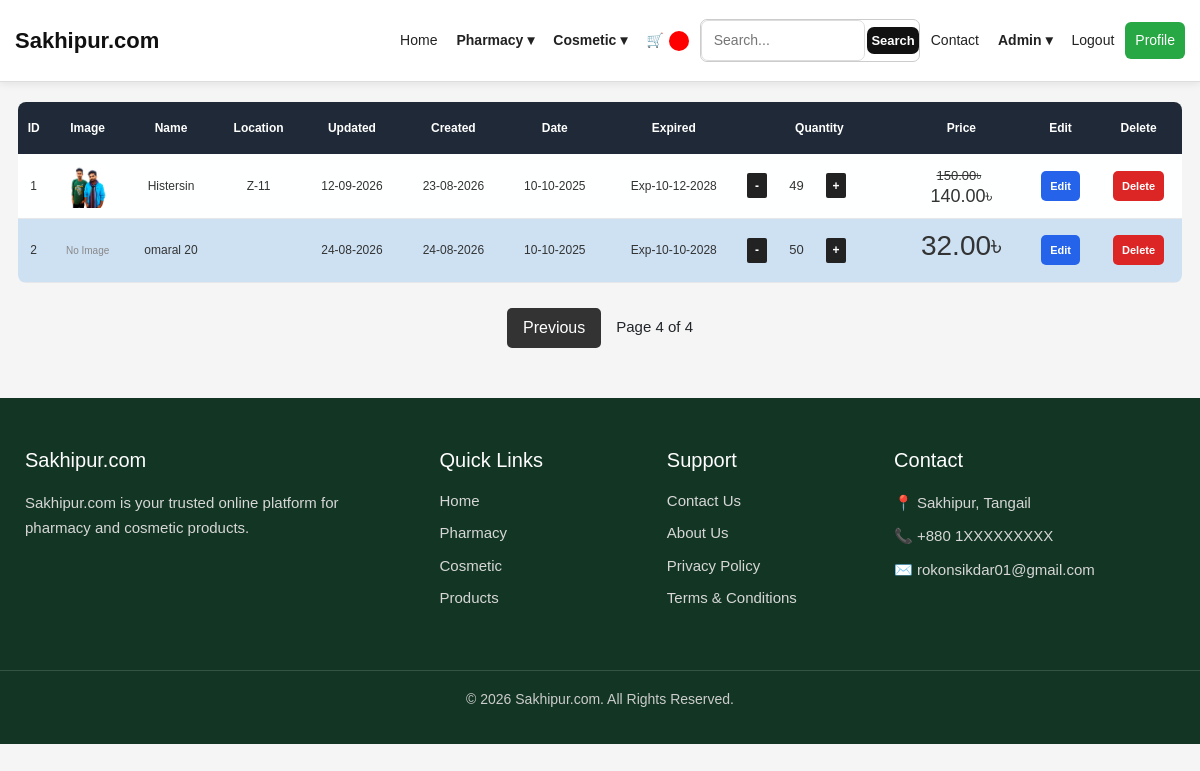
/listproduct/?page=4 (signed in), run on an earlier commit of the app's database.
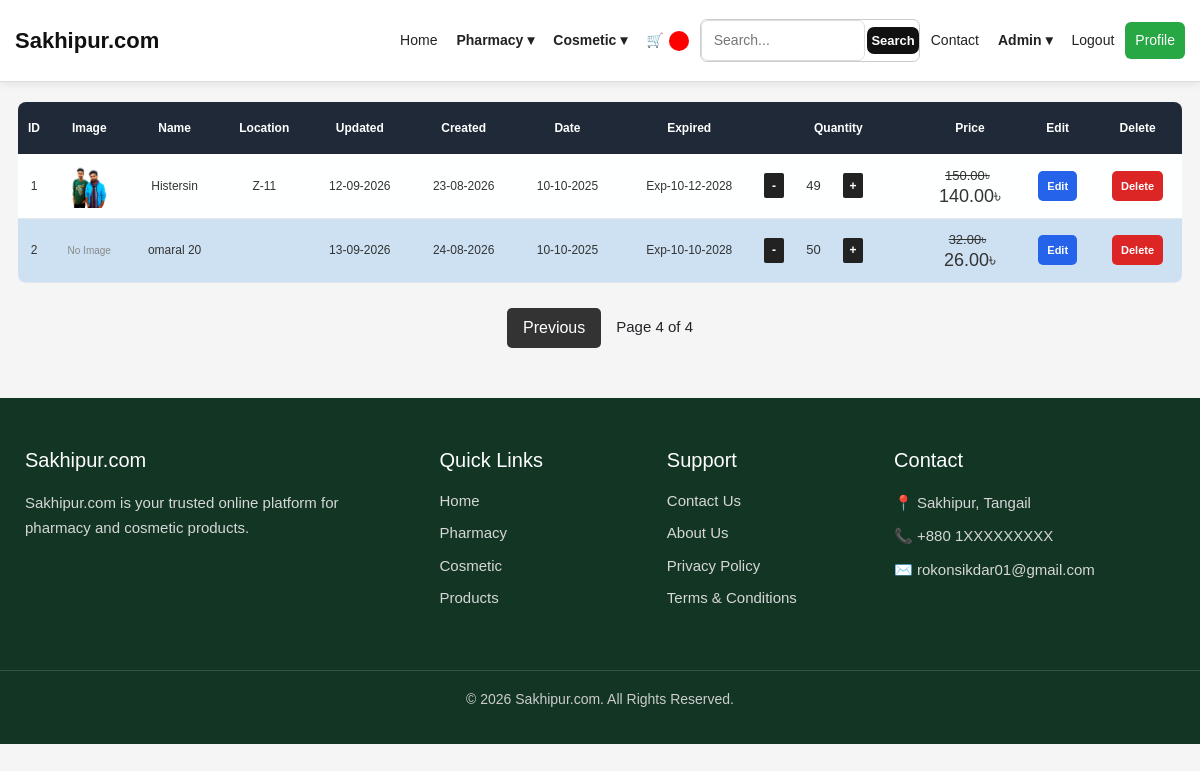
And on a later commit of the database.
### myapp/models.py (models this page shows, shortened)
class Product(models.Model):
    name = models.CharField(max_length=200)
    location = models.CharField(max_length=25, null=True, blank=True)
    date = models.DateField(null=True, blank=True)
    expired = models.DateField(null=True, blank=True)
    quantity = models.PositiveIntegerField(default=0)
    price = models.DecimalField(max_digits=10, decimal_places=2)
    discount = models.DecimalField(max_digits=10, decimal_places=2, null=True, blank=True, default=0)
    image = models.ImageField(upload_to="products/", blank=True, null=True)
    created_at = models.DateTimeField(auto_now_add=True)
    updated_at = models.DateTimeField(auto_now=True)
    @property
    def final_price(self):
        return self.price - self.discount

### myapp/views.py (the view, shortened to what this page needs)
# urls.py: path('listproduct/', views.listproduct, name='listproduct'),
@login_required(login_url='login')
def listproduct(request):
    search = request.GET.get('search', '').strip()
    data = Product.objects.all()
    paginator = Paginator(data, 7)
    page_number = request.GET.get('page')
    page = paginator.get_page(page_number)
    return render(request, 'listproduct.html', {'data': page, 'page': page, 'search': search})

### templates/listproduct.html (shortened to what this page needs)
{% extends "index.html" %}
{% block content %}
<div class="table-wrapper">
    <table class="product-table">
        <thead>
            <tr>
                <th class="hide-mobile">ID</th>
                <th class="hide-mobile">Image</th>
                <th>Name</th>
                <th class="hide-mobile">Location</th>
                <th class="hide-mobile">Updated</th>
                <th class="hide-mobile">Created</th>
                <th class="hide-mobile">Date</th>
                <th class="hide-mobile">Expired</th>
                <th>Quantity</th>
                <th>Price</th>
                <th>Edit</th>
                <th>Delete</th>
            </tr>
        </thead>
        <tbody>
            {% for i in page %}
            <tr>
                <td class="hide-mobile">{{ forloop.counter }}</td>
                <td class="hide-mobile">
                    {% if i.image %}
                        <img src="{{ i.image.url }}" class="product-img" alt="{{ i.name }}" height="50" width="50">
                    {% else %}
                        <span class="no-image">No Image</span>
                    {% endif %}
                </td>
                <td>{{ i.name }}</td>
                <td class="hide-mobile">{{ i.location }}</td>
                <td class="hide-mobile">{{ i.updated_at|date:"d-m-Y" }}</td>
                <td class="hide-mobile">{{ i.created_at|date:"d-m-Y" }}</td>
                <td class="hide-mobile">{{ i.date|date:"d-m-Y" }}</td>
                <td class="hide-mobile">Exp-{{ i.expired|date:"d-m-Y" }}</td>
                <td class=>
                    <div class="quantity-box">
                      <a href="{% url 'quantity_minus' i.id %}">-</a>
                      <span>{{ i.quantity }}</span>
                      <a href="{% url 'quantity_plus' i.id %}">+</a>
                  </div>
                </td>
                <td class="price"> {% if i.discount > 0 %}
                <h6>
                <del>{{ i.price }}৳</del>
                <div>{{ i.final_price }}৳</div>
                </h6>
                {% else %}
                <h3>{{ i.price }}৳</h3>
                {% endif %} </td>
                <td>
                    <a href="{% url 'edit' i.id %}" class="edit-btn">
                        Edit
                    </a>
                </td>
                <td>
                    <a href="{% url 'delete' i.id %}"
                       class="delete-btn"
                       onclick="return confirm('Are you sure you want to delete this product?');">
                        Delete
                    </a>
                </td>
            </tr>
            {% empty %}
            <tr>
                <td colspan="11" class="empty-data">
                    No Product Found
                </td>
            </tr>
            {% endfor %}
        </tbody>
    </table>
</div>
<div class="pagination">
    {% if page.has_previous %}
        <a href="?page={{ page.previous_page_number }}">Previous</a>
    {% endif %}
    <span>
        Page {{ page.number }} of {{ page.paginator.num_pages }}
    </span>
</div>
{% endblock content %}

What changed in the data, as far as the page shows it:
changed Product "omaral 20": updated_at "24-08-2026" → "13-09-2026"; discount 0 → 6 (drawn); final_price (not shown) → "26.00"
